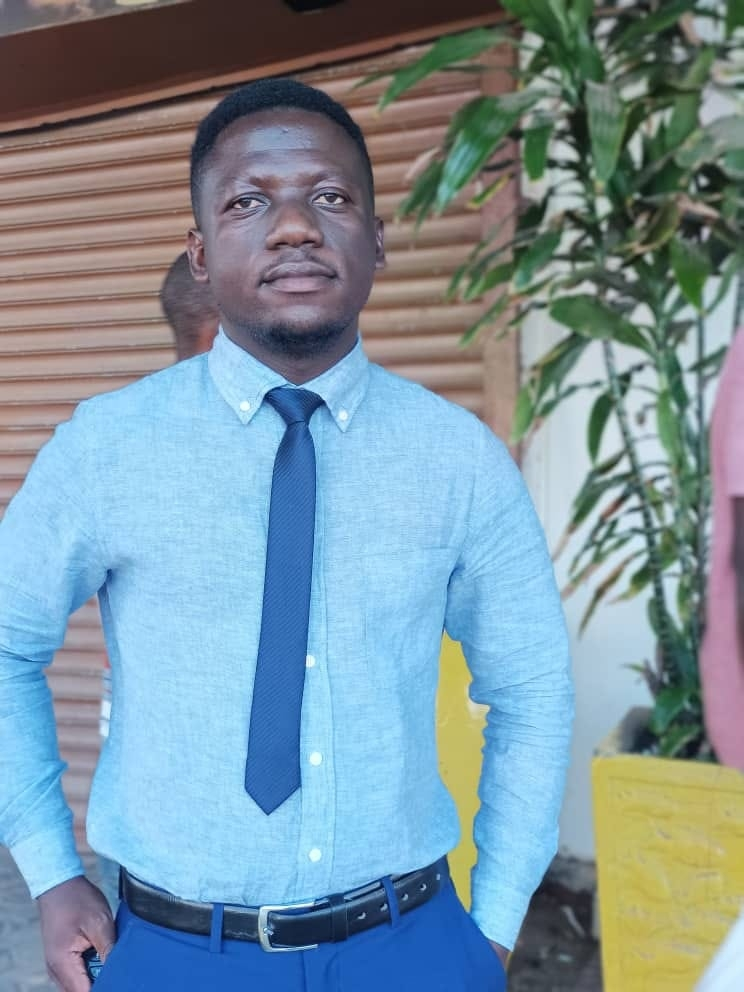
#> input picture people/Albertprofile.jpg, 744 x 992 px
$ python crop-image-center.py people/Albertprofile.jpg
#> lines starting #> are read from the running program, lines starting #| are printed output that depends on the picture
#!/usr/bin/env python3
# -*- coding: utf-8 -*-
"""
Created on Tue Oct 19 15:08:48 2021

@author: fabian hofmann + max parzen
"""

from PIL import Image
from pathlib import Path
import argparse


def centercrop_and_resize(path, min_size=274):
#> called with min_size = 274
    im = Image.open(path)
#> im is the input picture: PIL image 744x992 RGB; mean R, G, B 124.1, 147.2, 159.2
    width, height = im.size  # Get dimensions
#> width = 744; height = 992

    # Crop to a square
    new_width = new_height = min(height, width)
#> new_width = 744; new_height = 744
    left = (width - new_width) / 2
#> left = 0
    top = (height - new_height) / 2
#> top = 124
    right = (width + new_width) / 2
#> right = 744
    bottom = (height + new_height) / 2
#> bottom = 868
    im_cropped = im.crop((left, top, right, bottom))
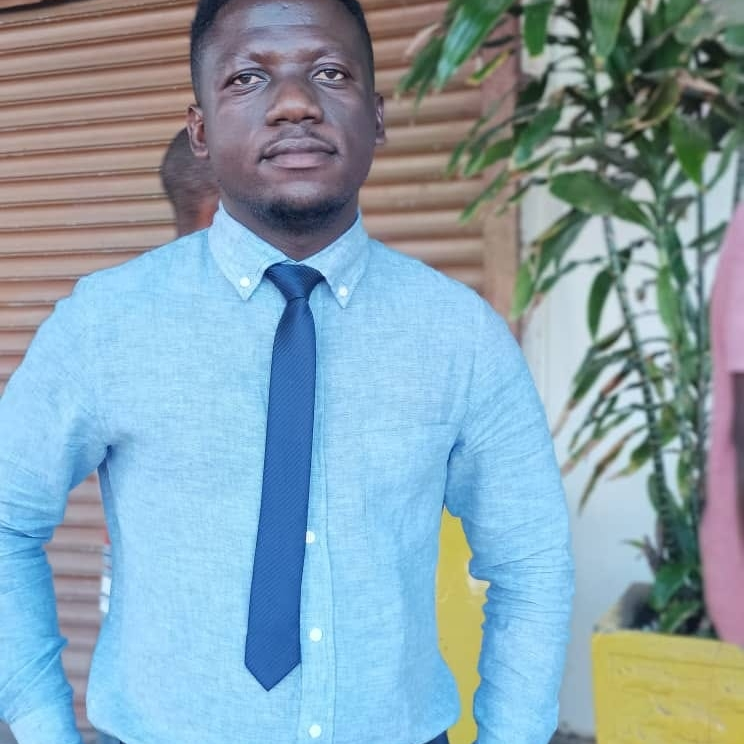
#> im_cropped: PIL image 744x744 RGB; mean R, G, B 135.8, 162.3, 175.7

    # Resize the image if it's smaller than the specified minimum size
    if new_width < min_size or new_height < min_size:
        im_resized = im_cropped.resize((min_size, min_size), Image.LANCZOS)
        return im_resized

    return im_cropped


if __name__ == "__main__":
    parser = argparse.ArgumentParser()
    parser.add_argument("paths", help="Path to one or more image files to process", type=str, nargs="+")
    args = parser.parse_args()

    for path in args.paths:
        path = Path(path)
        name = path.stem
        folder = path.parent

        centercrop_and_resize(path).save(folder/f'{name}_cropped.jpg')

$ run again, on people/akhmetovyerbol.jpg
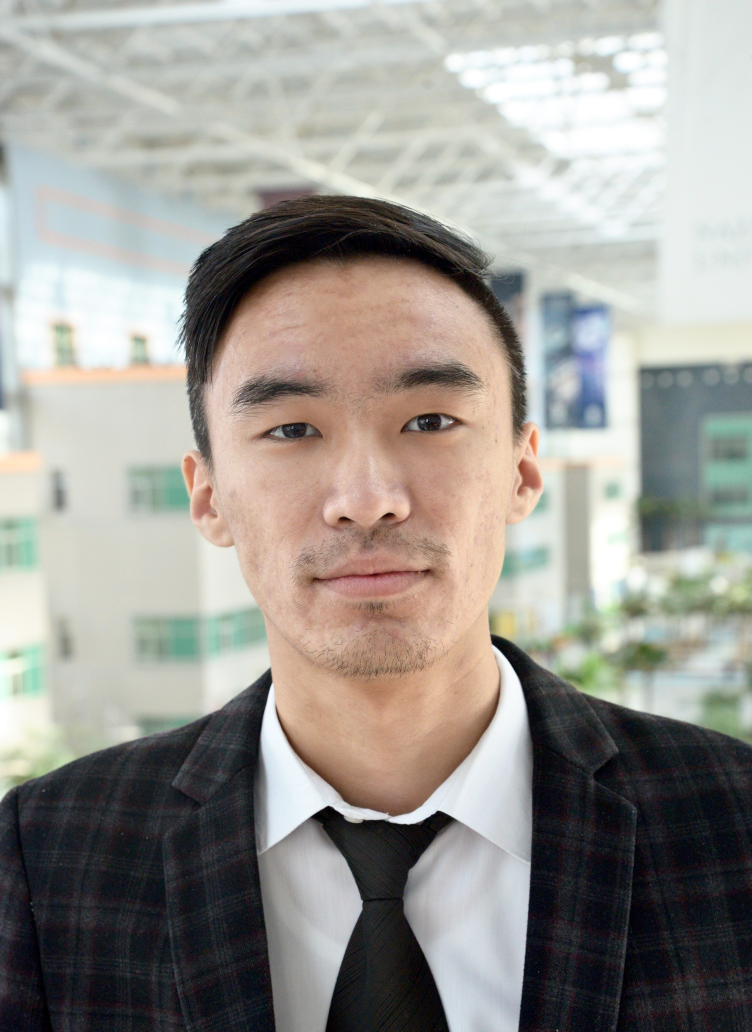
#> input picture people/akhmetovyerbol.jpg, 3756 x 5158 px (shown at 1/5 size)
#> in centercrop_and_resize, im is the input picture: PIL image 3756x5158 RGB; mean R, G, B 154.8, 152, 146
#> in centercrop_and_resize, `im_cropped = im.crop((left, top, right, bottom))`:
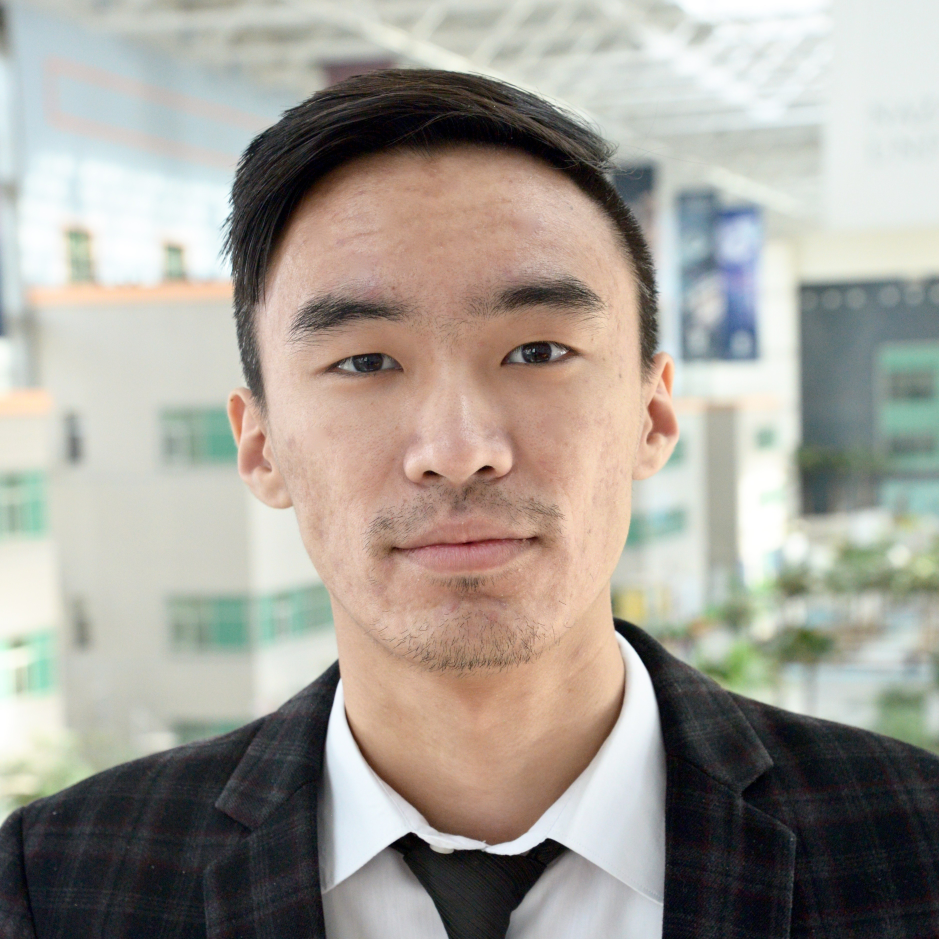
#> im_cropped: PIL image 3756x3756 RGB (shown at 1/4 size); mean R, G, B 163.3, 158.4, 150.2

$ run again, on people/akshatmittal.jpg
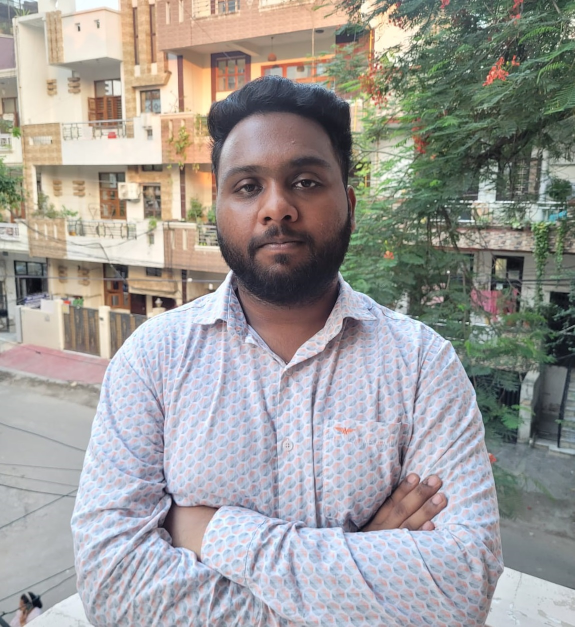
#> input picture people/akshatmittal.jpg, 1149 x 1253 px (shown at 1/2 size)
#> in centercrop_and_resize, im is the input picture: PIL image 1149x1253 RGB; mean R, G, B 158.1, 155.6, 152.9
#> in centercrop_and_resize, `im_cropped = im.crop((left, top, right, bottom))`:
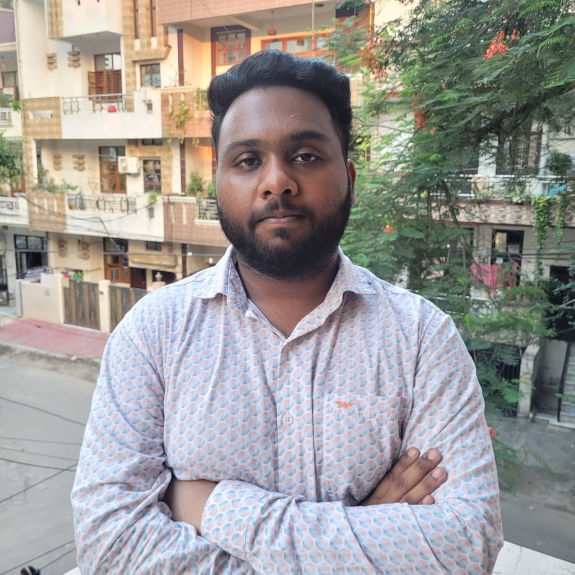
#> im_cropped: PIL image 1149x1149 RGB (shown at 1/2 size); mean R, G, B 156.3, 154.1, 151.5
